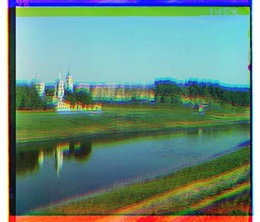
%> input picture De-Mosaic/output/1/00125-aligned.jpg, 260 x 222 px, shrunk from 400 x 341 before the run
$ octave evalProkudinDemosaic.m   (GNU Octave 9; MATLAB toolbox functions it lacks are replaced by stand-ins)
%> lines starting %> are read from the running program, lines starting %| are printed output that depends on the picture; long printed decimals are rounded
### De-Mosaic/code/runDemosaicing.m
function [error, output, pixelError] = runDemosaicing(imageName, method, display)
%> called with method = 'baseline', display = false
% RUNDEMOSAICING simulates mosaicing and demosaicing
%   [ERROR, OUTPUT, PIXELERROR] = RUNDEMOSAICING(IMAGENAME, METHOD,
%   DISPLAY) computes the ERROR, demosaiced image OUPUT and the PIXELERROR
%   by applying interpolation METHOD on the mosaiced images. The input RGB
%   image is read and sampled using the BAYER pattern using the function
%   MOSAICIMAGE. If DISPLAY is set then the outputs are shown as
%   visualization.
%

% If no display is passed then set it to false
if nargin < 3
    display = false;
end

% Load ground truth image
srcImage = imread(imageName);
%> srcImage is the input picture: size 222x260x3 uint8; mean R, G, B 106.6, 139.2, 125.6

% Convert to double
gt = im2double(srcImage);

% Create a mosaiced image
input = mosaicImage(gt);

% Compute a demosaiced image
output = demosaicImage(input, method);

% Sanity check
assert(all(size(gt) == size(output)));

% Compute error
pixelError = abs(gt - output);
error = mean(mean(mean(pixelError)));

% Visualize errors if display is set
if display
    figure(1); clf;
    subplot(1,3,1); imagesc(gt)                  ; axis image off; title('Image');
    subplot(1,3,2); imagesc(output)              ; axis image off; title('Output');
    subplot(1,3,3); imagesc(max(pixelError,[],4)); axis image off; title('Error max');
    pause(1);
end

### De-Mosaic/code/mosaicImage.m
function mosim = mosaicImage(im)
% MOSAICIMAGE computes the mosaic of an image.
%   MOSIM = MOSAICIMAGE(IM) computes the response of the image under a
%   Bayer filter. Given an image IM = NxMx3, the output is a NxM image
%   where the R,G,B channels are sampled according to RGRG on the top left.
%

[imageHeight, imageWidth, numChanels] = size(im);
%> imageHeight = 222; imageWidth = 260; numChanels = 3
assert(numChanels == 3); % Check that it is a color image

% Green channel. This will be overwritten by the red and blue.
mosim = im(:,:,2);

% Red channel (odd rows and columns)
mosim(1:2:imageHeight, 1:2:imageWidth) = im(1:2:imageHeight, 1:2:imageWidth,1);

% Blue channel (even rows and colums)
mosim(2:2:imageHeight, 2:2:imageWidth) = im(2:2:imageHeight, 2:2:imageWidth,3);

### De-Mosaic/code/demosaicImage.m
function output = demosaicImage(im, method)
% DEMOSAICIMAGE computes the color image from mosaiced input
%   OUTPUT = DEMOSAICIMAGE(IM, METHOD) computes a demosaiced OUTPUT from
%   the input IM. The choice of the interpolation METHOD can be
%   'baseline', 'nn', 'linear', 'adagrad'.

switch lower(method)
    case 'baseline'
        output = demosaicBaseline(im);
    case 'nn'
        output = demosaicNN(im);         % Implement this
    case 'linear'
        output = demosaicLinear(im);     % Implement this
    case 'adagrad'
        output = demosaicAdagrad(im);    % Implement this
end

%--------------------------------------------------------------------------
%                          Baseline demosaicing algorithm.
%                          The algorithm replaces missing values with the
%                          mean of each color channel.
%--------------------------------------------------------------------------
function mosim = demosaicBaseline(im)
mosim = repmat(im, [1 1 3]); % Create an image by stacking the input
%> mosim: size 222x260x3 double
[imageHeight, imageWidth] = size(im);
%> imageHeight = 222; imageWidth = 260

% Red channel (odd rows and columns);
redValues = im(1:2:imageHeight, 1:2:imageWidth);
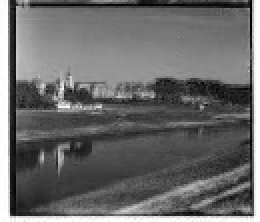
%> redValues: size 111x130 double (shown 2 times larger); min 0, max 1, mean 0.418
meanValue = mean(mean(redValues));
%> meanValue = 0.418
mosim(:,:,1) = meanValue;
mosim(1:2:imageHeight, 1:2:imageWidth,1) = im(1:2:imageHeight, 1:2:imageWidth);

% Blue channel (even rows and colums);
blueValues = im(2:2:imageHeight, 2:2:imageWidth);
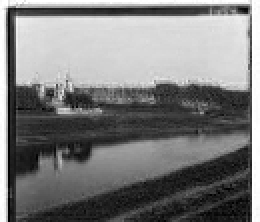
%> blueValues: size 111x130 double (shown 2 times larger); min 0, max 1, mean 0.49
meanValue = mean(mean(blueValues));
%> meanValue = 0.49
mosim(:,:,3) = meanValue;
mosim(2:2:imageHeight, 2:2:imageWidth,3) = im(2:2:imageHeight, 2:2:imageWidth);

% Green channel (remaining places)
% We will first create a mask for the green pixels (+1 green, -1 not green)
mask = ones(imageHeight, imageWidth);
mask(1:2:imageHeight, 1:2:imageWidth) = -1;
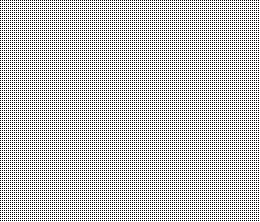
%> mask: size 222x260 double; values -1 (black) and 1 (white), 75% white; black in thin lines or dots
mask(2:2:imageHeight, 2:2:imageWidth) = -1;
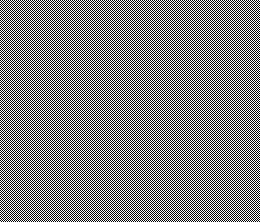
%> mask: size 222x260 double; values -1 (black) and 1 (white), 50% white in thin lines or dots
greenValues = mosim(mask > 0);
meanValue = mean(greenValues);
%> meanValue = 0.418
% For the green pixels we copy the value
greenChannel = im;
greenChannel(mask < 0) = meanValue;
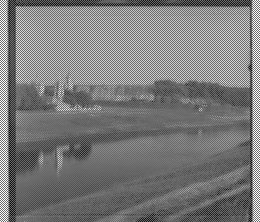
%> greenChannel: size 222x260 double; min 0, max 1, mean 0.482
mosim(:,:,2) = greenChannel;
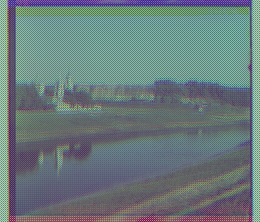
%> mosim: size 222x260x3 double; mean R, G, B 0.418, 0.482, 0.49

%--------------------------------------------------------------------------
%                           Nearest neighbour algorithm
%--------------------------------------------------------------------------
% [47 lines left out: function demosaicNN, not called in this run]


%--------------------------------------------------------------------------
%                           Linear interpolation
%--------------------------------------------------------------------------
% [110 lines left out: function demosaicLinear, not called in this run]


%--------------------------------------------------------------------------
%                           Adaptive gradient
%--------------------------------------------------------------------------
% [125 lines left out: function demosaicAdagrad, not called in this run]

### De-Mosaic/code/evalProkudinDemosaic.m
% Entry code for evaluating demosaicing algorithms
% The code loops over all images and methods, computes the error and
% displays them in a table.
%
% This code has been taken from:
%
%   CMPSCI 670: Computer Vision, Fall 2014
%   University of Massachusetts, Amherst
%   Author: Subhransu Maji

% Path to your data directory
dataDir = fullfile('..','output','prokudin-gorskii');

% Path to your output directory
outDir = fullfile('..','output','prokudin-gorskii');

% List of image
imageNames = {'00125-aligned.jpg',	'00153-aligned.jpg','00398-aligned.jpg','00149-aligned.jpg','00351-aligned.jpg','01112-aligned.jpg'};
numImages = length(imageNames);

% List of methods you have to implement
methods = {'baseline', 'nn', 'linear', 'adagrad'};
numMethods = length(methods);

% Global variables
display = false;
error = zeros(numImages, numMethods);

% Loop over methods and print results
fprintf([repmat('-',[1 100]),'\n']);
fprintf('# \t image \t\t baseline \t nn \t\t linear \t adagrad\n');
fprintf([repmat('-',[1 100]),'\n']);
for i = 1:numImages,
    fprintf('%i \t %s ', i, imageNames{i});
    for j = 1:numMethods,
        thisImage = fullfile(dataDir, imageNames{i});
        thisMethod = methods{j};
        [error(i,j), colorIm] = runDemosaicing(thisImage, thisMethod, display);
%> in runDemosaicing, `pixelError = abs(gt - output);`:
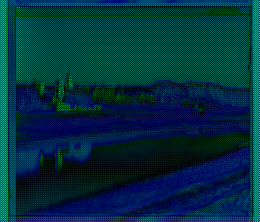
%> pixelError: size 222x260x3 double; mean R, G, B 0.131, 0.112, 0.213
%> in runDemosaicing, `error = mean(mean(mean(pixelError)));`: error = 0.152
        fprintf('\t %f ', error(i,j));
%| 1 	 00125-aligned.jpg 	 0.152

        % Write the output
        outfileName = fullfile(outDir, [imageNames{i}(1:end-5) '-' thisMethod '-dmsc.jpg']);
        imwrite(colorIm, outfileName);

    end
    fprintf('\n');
end
%> pass 2 of the loop `for i = 1:numImages,`:
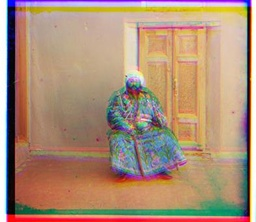
%> input picture De-Mosaic/output/1/00153-aligned.jpg, 256 x 222 px, shrunk from 394 x 341 before the run
%> in runDemosaicing, srcImage is the input picture: size 222x256x3 uint8; mean R, G, B 172.8, 142.4, 119.5
%> gt: size 222x256x3 double
%> redValues: size 111x128 double
%> in demosaicBaseline (call 2), `meanValue = mean(mean(redValues));`: meanValue = 0.676
%> blueValues: size 111x128 double
%> in demosaicBaseline (call 2), `meanValue = mean(mean(blueValues));`: meanValue = 0.467
%> in demosaicBaseline (call 2), `mask(2:2:imageHeight, 2:2:imageWidth) = -1;`:
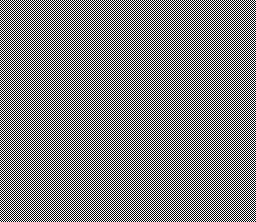
%> mask: size 222x256 double; values -1 (black) and 1 (white), 50% white in thin lines or dots
%> in demosaicBaseline (call 2), `meanValue = mean(greenValues);`: meanValue = 0.676
%> greenChannel: size 222x256 double
%> in runDemosaicing (call 2), `pixelError = abs(gt - output);`:
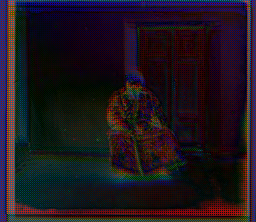
%> pixelError: size 222x256x3 double; mean R, G, B 0.12, 0.0848, 0.115
%> error = 0.107
%> pass 3 of the loop `for i = 1:numImages,`:
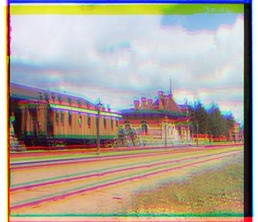
%> input picture De-Mosaic/output/1/00398-aligned.jpg, 258 x 222 px, shrunk from 397 x 341 before the run
%> in runDemosaicing, srcImage is the input picture: size 222x258x3 uint8; mean R, G, B 175.1, 163.8, 151.2
%> gt: size 222x258x3 double
%> redValues: size 111x129 double
%> in demosaicBaseline (call 3), `meanValue = mean(mean(redValues));`: meanValue = 0.685
%> in demosaicBaseline (call 3), `blueValues = im(2:2:imageHeight, 2:2:imageWidth);`:
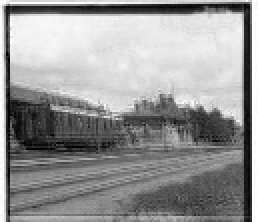
%> blueValues: size 111x129 double (shown 2 times larger); min 0, max 1, mean 0.591
%> in demosaicBaseline (call 3), `meanValue = mean(mean(blueValues));`: meanValue = 0.591
%> in demosaicBaseline (call 3), `mosim(2:2:imageHeight, 2:2:imageWidth,3) = im(2:2:imageHeight, 2:2:ima..`:
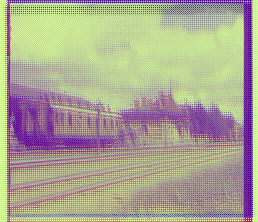
%> mosim: size 222x258x3 double; mean R, G, B 0.685, 0.64, 0.591; mean of the top-left, top-right, bottom-left and bottom-right quarters 0.695, 0.686, 0.591, 0.585
%> in demosaicBaseline (call 3), `meanValue = mean(greenValues);`: meanValue = 0.685
%> error = 0.138
%> the loop made 6 passes; the first 3 are shown

% Compute average errors
fprintf([repmat('-',[1 100]),'\n']);
fprintf(' \t %s ', 'average');
for j = 1:numMethods,
        fprintf('\t %f ', mean(error(:,j)));
end
fprintf('\n');
fprintf([repmat('-',[1 100]),'\n']);
